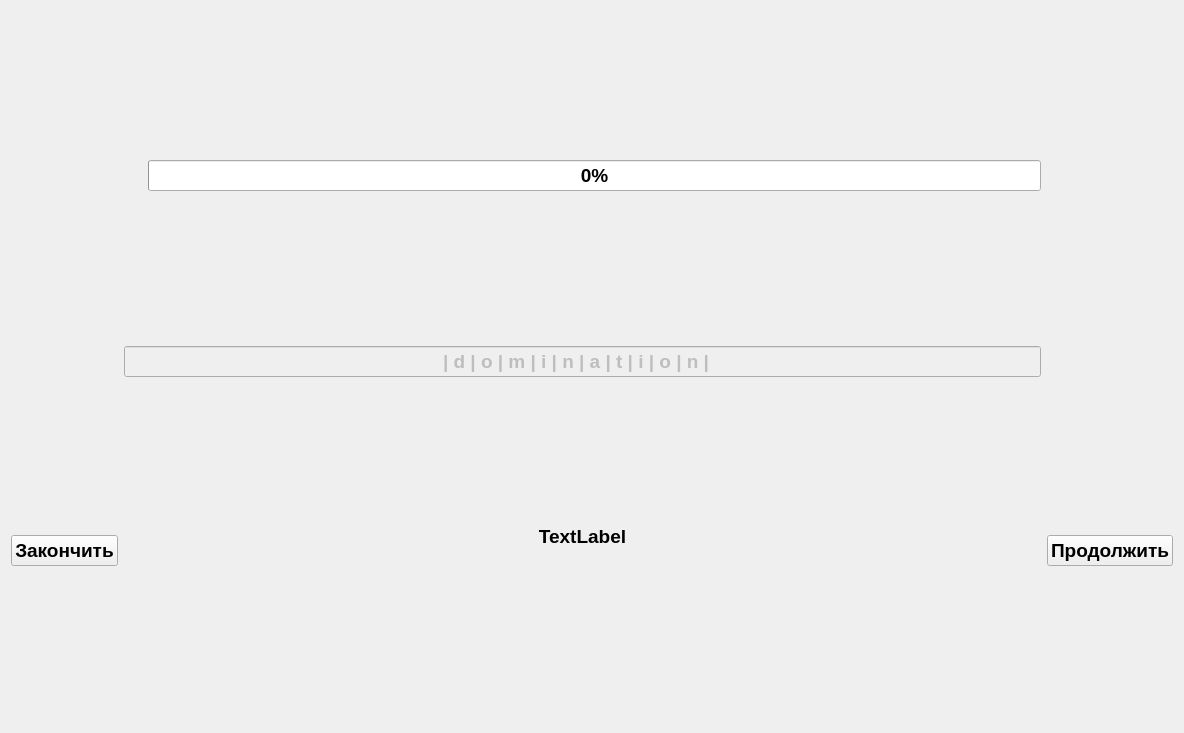
<?xml version="1.0" encoding="UTF-8"?>
<ui version="4.0">
 <class>Form</class>
 <widget class="QWidget" name="Form">
  <property name="geometry">
   <rect>
    <x>0</x>
    <y>0</y>
    <width>1184</width>
    <height>733</height>
   </rect>
  </property>
  <property name="font">
   <font>
    <pointsize>14</pointsize>
    <weight>75</weight>
    <bold>true</bold>
   </font>
  </property>
  <property name="focusPolicy">
   <enum>Qt::NoFocus</enum>
  </property>
  <property name="windowTitle">
   <string>Собери слово</string>
  </property>
  <layout class="QGridLayout" name="gridLayout">
   <item row="2" column="1">
    <layout class="QGridLayout" name="gridLayout_3">
     <item row="0" column="0">
      <widget class="QLabel" name="label">
       <property name="text">
        <string>&lt;html&gt;&lt;head/&gt;&lt;body&gt;&lt;p align=&quot;center&quot;&gt;TextLabel&lt;/p&gt;&lt;/body&gt;&lt;/html&gt;</string>
       </property>
      </widget>
     </item>
     <item row="1" column="0">
      <widget class="QLabel" name="label_2">
       <property name="text">
        <string>&lt;html&gt;&lt;head/&gt;&lt;body&gt;&lt;p align=&quot;center&quot;/&gt;&lt;/body&gt;&lt;/html&gt;</string>
       </property>
      </widget>
     </item>
    </layout>
   </item>
   <item row="4" column="1">
    <layout class="QGridLayout" name="gridLayout_6">
     <item row="0" column="0">
      <layout class="QHBoxLayout" name="horizontalLayout_2"/>
     </item>
    </layout>
   </item>
   <item row="5" column="1">
    <layout class="QGridLayout" name="gridLayout_5"/>
   </item>
   <item row="1" column="1">
    <layout class="QGridLayout" name="gridLayout_2">
     <item row="0" column="15">
      <widget class="QLineEdit" name="lineEdit">
       <property name="enabled">
        <bool>false</bool>
       </property>
       <property name="text">
        <string>| d | o | m | i | n | a | t | i | o | n |  </string>
       </property>
       <property name="maxLength">
        <number>32767</number>
       </property>
       <property name="alignment">
        <set>Qt::AlignCenter</set>
       </property>
      </widget>
     </item>
    </layout>
   </item>
   <item row="2" column="2">
    <widget class="QPushButton" name="pushButton">
     <property name="text">
      <string>Продолжить</string>
     </property>
    </widget>
   </item>
   <item row="2" column="0">
    <widget class="QPushButton" name="pushButton_2">
     <property name="text">
      <string>Закончить</string>
     </property>
    </widget>
   </item>
   <item row="3" column="1">
    <layout class="QGridLayout" name="gridLayout_4">
     <item row="0" column="0">
      <layout class="QHBoxLayout" name="horizontalLayout"/>
     </item>
    </layout>
   </item>
   <item row="0" column="1">
    <layout class="QHBoxLayout" name="horizontalLayout_3">
     <item>
      <widget class="QLabel" name="label_3">
       <property name="text">
        <string>&lt;html&gt;&lt;head/&gt;&lt;body&gt;&lt;p&gt;&lt;br/&gt;&lt;/p&gt;&lt;/body&gt;&lt;/html&gt;</string>
       </property>
      </widget>
     </item>
     <item>
      <widget class="QLabel" name="label_4">
       <property name="text">
        <string/>
       </property>
      </widget>
     </item>
     <item>
      <widget class="QProgressBar" name="progressBar">
       <property name="value">
        <number>0</number>
       </property>
      </widget>
     </item>
    </layout>
   </item>
  </layout>
 </widget>
 <resources/>
 <connections/>
</ui>
